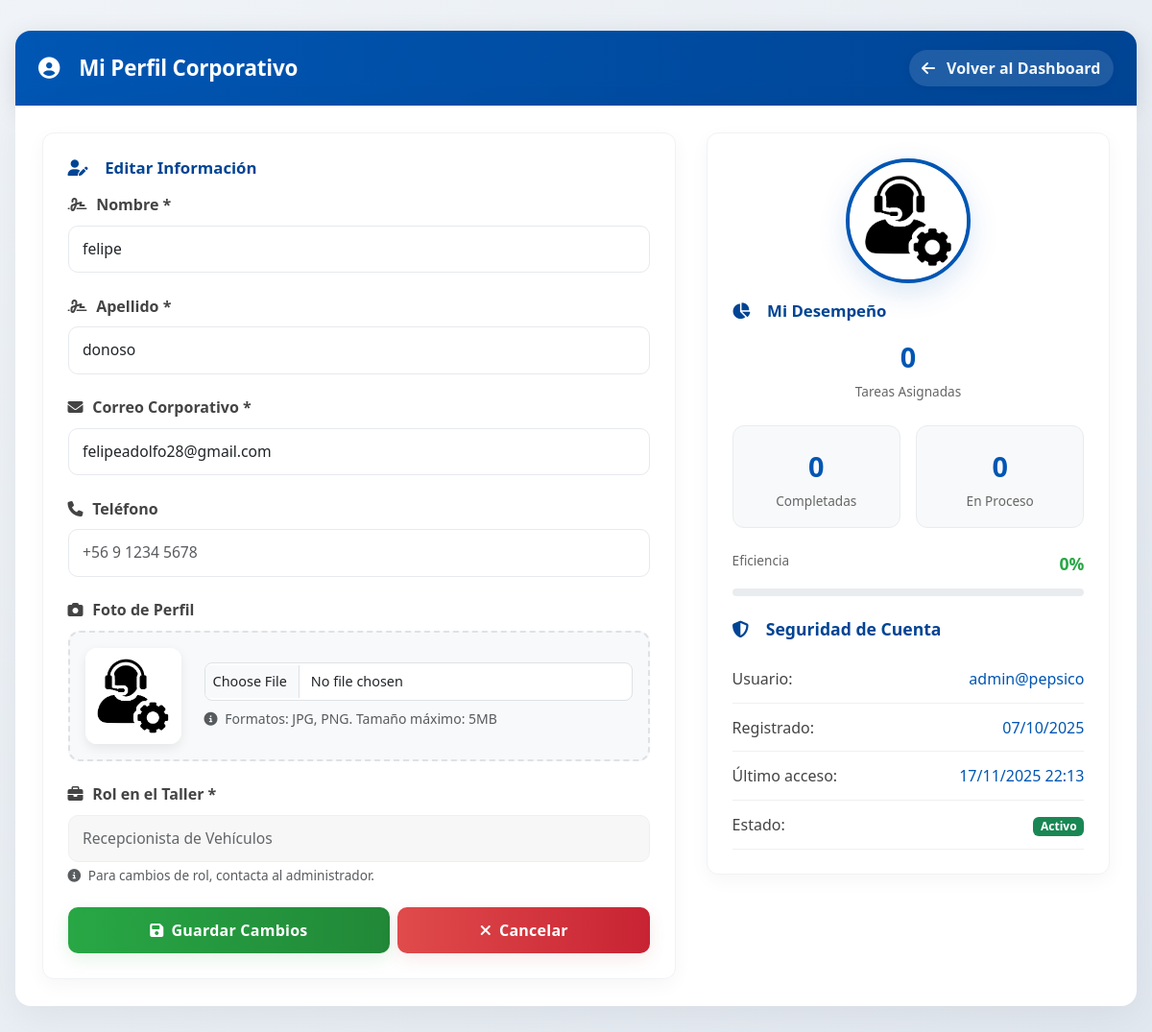
Page /usuarios/perfil/ (signed in) on the committed database.
### usuarios/models.py (models this page shows, shortened)
class Usuario(AbstractUser):
    ROLES = (
        ('admin', 'Administrador'),
        ('jefe_taller', 'Jefe de Taller'),
        ('mecanico', 'Mecánico'),
        ('chofer', 'Chofer'),
        ('vendedor', 'Vendedor/Preventista'),
        ('guardia', 'Guardia'),
        ('bodeguero', 'Bodeguero'),
        ('ehs', 'EHS'),
        ('recepcionista', 'Recepcionista de Vehículos'),
    )
    rol = models.CharField(max_length=30, choices=ROLES, default='mecanico')
    telefono = models.CharField(max_length=15, blank=True)
    fecha_creacion = models.DateTimeField(auto_now_add=True)
    foto_perfil = models.ImageField(upload_to='perfiles/', blank=True, null=True)

### usuarios/views.py (the view, shortened to what this page needs)
# urls.py: path('perfil/', views.perfil_usuario, name='perfil_usuario'),
@login_required
def perfil_usuario(request):
    user = request.user
    rol_original = user.rol  # Guardamos el rol ANTES de cualquier cambio
    datos_especificos = {}
    hoy = timezone.now().date()
    try:
        if user.rol == 'mecanico':
            tareas_asignadas = Tarea.objects.filter(mecanico_asignado=user)
            tareas_completadas = tareas_asignadas.filter(estado='completada')
            tareas_en_proceso = tareas_asignadas.filter(estado='en_proceso')
            datos_especificos = {
                'tipo': 'mecanico',
                'tareas_totales': tareas_asignadas.count(),
                'tareas_completadas': tareas_completadas.count(),
                'tareas_en_proceso': tareas_en_proceso.count(),
                'eficiencia': round((tareas_completadas.count() / tareas_asignadas.count() * 100), 1) if tareas_asignadas.count() > 0 else 0,
            }
        else:
            datos_especificos = {'tipo': 'basico'}
    except Exception as e:
        datos_especificos = {'tipo': 'basico', 'error': str(e)}
    if request.method == 'POST':
        form = PerfilUsuarioForm(request.POST, request.FILES, instance=user)
        if form.is_valid():
            form.save()
            user.refresh_from_db()
            messages.success(request, '¡Perfil actualizado exitosamente!')
            if user.rol != rol_original:
                messages.info(
                    request,
                    f'Se ha cambiado tu rol a "{user.get_rol_display()}" y se ha redirigido a tu nuevo dashboard.'
                )
                return redirect_a_dashboard_especifico(user)
            else:
                return redirect('perfil_usuario')
    else:
        form = PerfilUsuarioForm(instance=user)
    return render(request, 'usuarios/perfil.html', {
        'form': form,
        'datos_especificos': datos_especificos
    })

### usuarios/forms.py
class PerfilUsuarioForm(forms.ModelForm):
    class Meta:
        model = Usuario
        fields = ['first_name', 'last_name', 'email', 'telefono', 'rol', 'foto_perfil']
        widgets = {
            'first_name': forms.TextInput(attrs={'class': 'form-control', 'placeholder': 'Tu nombre'}),
            'last_name': forms.TextInput(attrs={'class': 'form-control', 'placeholder': 'Tu apellido'}),
            'email': forms.EmailInput(attrs={'class': 'form-control', 'placeholder': 'correo@empresa.com'}),
            'telefono': forms.TextInput(attrs={'class': 'form-control', 'placeholder': '+56 9 1234 5678'}),
            'rol': forms.Select(attrs={'class': 'form-select', 'disabled': 'disabled'}),
            'foto_perfil': forms.FileInput(attrs={'class': 'form-control', 'accept': 'image/*'}),
        }
    def __init__(self, *args, **kwargs):
        super().__init__(*args, **kwargs)
        self.fields['rol'].disabled = True

### templates/usuarios/perfil.html (shortened to what this page needs)
<!DOCTYPE html>
<html lang="es">
<head>
    <link href="https://cdn.jsdelivr.net/npm/bootstrap@5.3.2/dist/css/bootstrap.min.css" rel="stylesheet">
    <link rel="stylesheet" href="https://cdnjs.cloudflare.com/ajax/libs/font-awesome/6.5.0/css/all.min.css">
</head>
<body>
    <div class="profile-container">
        <div class="profile-header">
            <h1><i class="fas fa-user-circle me-2"></i>Mi Perfil Corporativo</h1>
            {% if user.rol == 'mecanico' %}
                <a href="{% url 'dashboard_mecanico' %}" class="back-link">
                    <i class="fas fa-arrow-left me-1"></i>Volver al Dashboard
                </a>
            {% elif user.rol == 'chofer' %}
                <a href="{% url 'dashboard_chofer' %}" class="back-link">
                    <i class="fas fa-arrow-left me-1"></i>Volver al Dashboard
                </a>
            {% elif user.rol == 'guardia' %}
                <a href="{% url 'dashboard_guardia' %}" class="back-link">
                    <i class="fas fa-arrow-left me-1"></i>Volver al Dashboard
                </a>
            {% elif user.rol == 'ehs' %}
                <a href="{% url 'dashboard_ehs' %}" class="back-link">
                    <i class="fas fa-arrow-left me-1"></i>Volver al Dashboard
                </a>
            {% else %}
                <a href="{% url 'clinica_dashboard' %}" class="back-link">
                    <i class="fas fa-arrow-left me-1"></i>Volver al Dashboard
                </a>
            {% endif %}
        </div>
        <div class="profile-body">
            <div class="section-card">
                <h2 class="section-title"><i class="fas fa-user-edit me-2"></i>Editar Información</h2>
                <form method="post" enctype="multipart/form-data">
                    <div class="form-group">
                        <label for="{{ form.first_name.id_for_label }}" class="form-label">
                            <i class="fas fa-signature"></i> Nombre *
                        </label>
                        {{ form.first_name }}
                    </div>
                    <div class="form-group">
                        <label for="{{ form.last_name.id_for_label }}" class="form-label">
                            <i class="fas fa-signature"></i> Apellido *
                        </label>
                        {{ form.last_name }}
                    </div>
                    <div class="form-group">
                        <label for="{{ form.email.id_for_label }}" class="form-label">
                            <i class="fas fa-envelope"></i> Correo Corporativo *
                        </label>
                        {{ form.email }}
                    </div>
                    <div class="form-group">
                        <label for="{{ form.telefono.id_for_label }}" class="form-label">
                            <i class="fas fa-phone"></i> Teléfono
                        </label>
                        {{ form.telefono }}
                    </div>
                    <div class="form-group">
                        <label for="{{ form.foto_perfil.id_for_label }}" class="form-label">
                            <i class="fas fa-camera"></i> Foto de Perfil
                        </label>
                        <div class="photo-upload-container">
                            <div class="photo-preview-box">
                                {% if user.foto_perfil %}
                                    <img src="{{ user.foto_perfil.url }}" alt="Vista previa" class="preview-image" id="photoPreview">
                                {% else %}
                                    <div class="preview-placeholder" id="photoPreview">
                                        <i class="fas fa-user-circle"></i>
                                        <span>Sin foto</span>
                                    </div>
                                {% endif %}
                            </div>
                            <div class="photo-upload-info">
                                {{ form.foto_perfil }}
                                <small class="text-muted d-block mt-2">
                                    <i class="fas fa-info-circle me-1"></i>
                                    Formatos: JPG, PNG. Tamaño máximo: 5MB
                                </small>
                            </div>
                        </div>
                    </div>
                    <div class="form-group">
                        <label for="{{ form.rol.id_for_label }}" class="form-label">
                            <i class="fas fa-briefcase"></i> Rol en el Taller *
                        </label>
                        {{ form.rol }}
                        <div class="text-muted mt-1" style="font-size: 0.85rem;">
                            <i class="fas fa-info-circle me-1"></i> Para cambios de rol, contacta al administrador.
                        </div>
                    </div>
                    <div class="d-flex gap-2 mt-3 action-row">
                        <button type="submit" class="btn btn-save flex-fill">
                            <i class="fas fa-save me-2"></i>Guardar Cambios
                        </button>
                        {% if user.rol == 'mecanico' %}
                            <a href="{% url 'dashboard_mecanico' %}" class="btn btn-cancel flex-fill">
                                <i class="fas fa-times me-2"></i>Cancelar
                            </a>
                        {% elif user.rol == 'chofer' %}
                            <a href="{% url 'dashboard_chofer' %}" class="btn btn-cancel flex-fill">
                                <i class="fas fa-times me-2"></i>Cancelar
                            </a>
                        {% elif user.rol == 'guardia' %}
                            <a href="{% url 'dashboard_guardia' %}" class="btn btn-cancel flex-fill">
                                <i class="fas fa-times me-2"></i>Cancelar
                            </a>
                        {% elif user.rol == 'ehs' %}
                            <a href="{% url 'dashboard_ehs' %}" class="btn btn-cancel flex-fill">
                                <i class="fas fa-times me-2"></i>Cancelar
                            </a>
                        {% else %}
                            <a href="{% url 'clinica_dashboard' %}" class="btn btn-cancel flex-fill">
                                <i class="fas fa-times me-2"></i>Cancelar
                            </a>
                        {% endif %}
                    </div>
                </form>
            </div>
            <div class="section-card">
                <div class="profile-avatar" style="{% if user.foto_perfil %}background: none;{% endif %}">
                    {% if user.foto_perfil %}
                        <img src="{{ user.foto_perfil.url }}" alt="Foto de perfil" style="width: 100%; height: 100%; object-fit: cover; border-radius: 50%;">
                    {% else %}
                        <i class="fas fa-user"></i>
                    {% endif %}
                </div>
                <h2 class="section-title"><i class="fas fa-chart-pie me-2"></i>Mi Desempeño</h2>
                <div class="text-center mb-4">
                    <div class="stat-value">{{ datos_especificos.tareas_totales|default:0 }}</div>
                    <div class="stat-label">Tareas Asignadas</div>
                </div>
                <div class="stats-grid">
                    <div class="stat-item">
                        <div class="stat-value">{{ datos_especificos.tareas_completadas|default:0 }}</div>
                        <div class="stat-label">Completadas</div>
                    </div>
                    <div class="stat-item">
                        <div class="stat-value">{{ datos_especificos.tareas_en_proceso|default:0 }}</div>
                        <div class="stat-label">En Proceso</div>
                    </div>
                </div>
                <div class="mt-4">
                    <div class="d-flex justify-content-between mb-1">
                        <span class="stat-label">Eficiencia</span>
                        <span class="efficiency-text">{{ datos_especificos.eficiencia|floatformat:1|default:0 }}%</span>
                    </div>
                    <div class="efficiency-bar">
                    </div>
                </div>
                <h3 class="section-title mt-4" style="font-size: 1.1rem;"><i class="fas fa-shield-alt me-2"></i>Seguridad de Cuenta</h3>
                <div class="security-item">
                    <span class="security-label">Usuario:</span>
                    <span class="security-value">{{ user.username }}</span>
                </div>
                <div class="security-item">
                    <span class="security-label">Registrado:</span>
                    <span class="security-value">{{ user.date_joined|date:"d/m/Y" }}</span>
                </div>
                <div class="security-item">
                    <span class="security-label">Último acceso:</span>
                    <span class="security-value">
                        {% if user.last_login %}
                            {{ user.last_login|date:"d/m/Y H:i" }}
                        {% else %}
                            Nunca
                        {% endif %}
                    </span>
                </div>
                <div class="security-item">
                    <span class="security-label">Estado:</span>
                    <span class="security-value">
                        {% if user.is_active %}
                            <span class="badge bg-success">Activo</span>
                        {% else %}
                            <span class="badge bg-secondary">Inactivo</span>
                        {% endif %}
                    </span>
                </div>
            </div>
        </div>
    </div>
</body>
</html>

### rows in the picture
Usuario: first_name "felipe", last_name "donoso", email "felipeadolfo28@gmail.com", foto_perfil (picture), rol "Recepcionista de Vehículos", username "admin@pepsico", date_joined "07/10/2025", last_login "17/11/2025 22:13"

### other values in the picture
{{ datos_especificos.tareas_totales|default:0 }} "0"
{{ datos_especificos.tareas_completadas|default:0 }} "0"
{{ datos_especificos.tareas_en_proceso|default:0 }} "0"
{{ datos_especificos.eficiencia|floatformat:1|default:0 }} "0"
